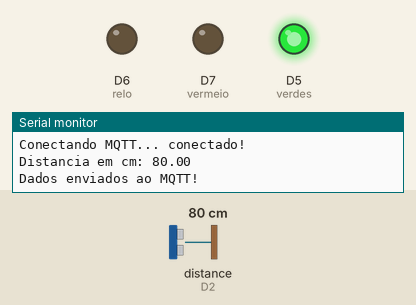
Simulated run of this sketch. Board: ESP8266 (NodeMCU). Parts: output pins drawn as LEDs (lit = HIGH), the last lines printed to the serial monitor. Inputs (shaded band) come from the test bench; at power-on: distance to the obstacle (sensor on D2) 80 cm. The echo pulse lasts 58.3 µs per cm; WiFi joins after 1.5 s; servers stay silent unless stated; no MQTT or app messages arrive unless stated.

Above: at 2.7 s.
2.8 s: distance to the obstacle (sensor on D2) set to 17 cm
5.5 s: distance to the obstacle (sensor on D2) set to 13 cm
At 7.0 s:
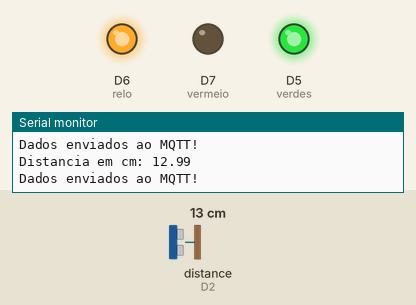
8.2 s: distance to the obstacle (sensor on D2) set to 10 cm
10.9 s: distance to the obstacle (sensor on D2) set to 7 cm
At 13.0 s:
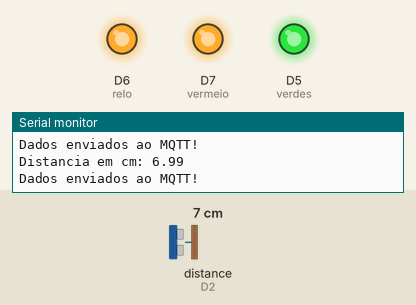
13.6 s: distance to the obstacle (sensor on D2) set to 9 cm
At 16.2 s:
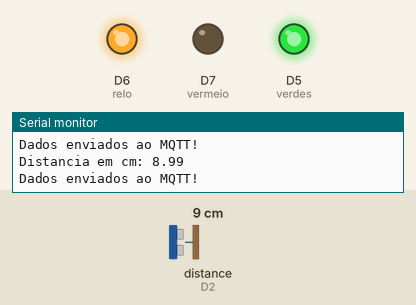
17.0 s: distance to the obstacle (sensor on D2) set to 2 cm
At 19.0 s:
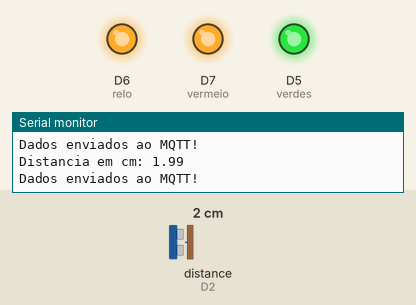
Timing chart, 0 to 20.5 s (numbered marks = the images above; inputs shaded):
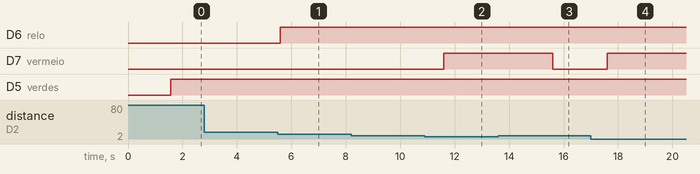

The sketch:

MqttUlrasonico.ino
```cpp
#include <ESP8266WiFi.h>
#include <WiFiClientSecure.h>
#include <PubSubClient.h>
#include <Ultrasonic.h>

// ======================
// WIFI
// ======================
const char* ssid = "ifmachado";
const char* password = "";

// ======================
// HIVEMQ CLOUD
// ======================
const char* mqtt_server = "c28d5a3ca24a4d259fca9e54afea7665.s1.eu.hivemq.cloud";
const int mqtt_port = 8883;  // Porta nativa criptografada para microcontroladores

// ======================
// USUARIO MQTT
// ======================
const char* mqtt_user = "Dog_mals";

// ======================
// SENHA MQTT
// ======================
const char* mqtt_password = "Jurema10";

// ======================
// TOPICOS MQTT
// ======================
const char* topico = "HydroMonitor/Ultrassonico";

// ======================
// SENSOR Ultrasonico
// ======================
#define pino_trigger D1
#define pino_echo D2
#define vermeio D7
#define relo D6
#define verdes D5

Ultrasonic ultrasonic(pino_trigger, pino_echo);

// ======================
// MQTT CLIENT DEFINITION
// ======================
WiFiClientSecure espClient;
PubSubClient client(espClient);

void setup_wifi() {
  WiFi.begin(ssid, password);
  Serial.print("Conectando WiFi");
  while (WiFi.status() != WL_CONNECTED) {
    delay(500);
    Serial.print(".");
  }
  Serial.println();
  Serial.println("WiFi conectado!");
}

void reconnect() {
  String clientId = "ESP8266-" + String(ESP.getChipId());
  while (!client.connected()) {
    Serial.print("Conectando MQTT...");
    // Conexão autenticada ao broker cloud
    if (client.connect(clientId.c_str(), mqtt_user, mqtt_password)) {
      Serial.println(" conectado!");
    } else {
      Serial.print("Erro MQTT: ");
      Serial.println(client.state());
      delay(2000);
    }
  }
}

// ======================
// SETUP
// ======================
void setup() {
  Serial.begin(9600);
  setup_wifi();

  espClient.setInsecure();  // Ignora a validação rígida de certificado SSL no ESP para simplificar
  client.setServer(mqtt_server, mqtt_port);

  pinMode(vermeio, OUTPUT);
  pinMode(relo, OUTPUT);
  pinMode(verdes, OUTPUT);

  Serial.println("Sistema Pronto. Lendo dados do sensor...");
}

// ======================
// LOOP PRINCIPAL
// ======================
void loop() {
  if (!client.connected()) {
    reconnect();
  }
  client.loop();

  // Variáveis para captação física do pulso
  float cmMsec;
  long microsec = ultrasonic.timing();

  // Conversão de tempo para centímetros reais
  cmMsec = ultrasonic.convert(microsec, Ultrasonic::CM);
  Serial.print("Distancia em cm: ");
  Serial.println(cmMsec);

  // Lógica de atuação física dos LEDs indicadores locais
  if (cmMsec >= 15) {
    digitalWrite(vermeio, LOW);
    digitalWrite(relo, LOW);
    digitalWrite(verdes, HIGH);
  }
  if (cmMsec < 15 && cmMsec >= 8) {
    digitalWrite(vermeio, LOW);
    digitalWrite(relo, HIGH);
    digitalWrite(verdes, HIGH);
  }
  if (cmMsec < 8) {
    digitalWrite(vermeio, HIGH);
    digitalWrite(relo, HIGH);
    digitalWrite(verdes, HIGH);
  }

  // ======================
  // ENVIO MQTT REAL
  // ======================
  client.publish(topico, String(cmMsec).c_str());
  Serial.println("Dados enviados ao MQTT!");

  // Aguarda 2 segundos para a próxima leitura estruturada
  delay(2000);
}
```

Measured:
- the behaviour switches between 15 and 14 cm on distance to the obstacle (sensor on D2) (found by bisection; images 0 and 1)
- the behaviour switches between 9 and 8 cm on distance to the obstacle (sensor on D2) (found by bisection; images 1 and 2)
- after the input at 5.5 s, D6 (relo): LOW → HIGH after 0.09 s
- after the input at 10.9 s, D7 (vermeio): LOW → HIGH after 0.69 s
- after the input at 13.6 s, D7 (vermeio): HIGH → LOW after 2.0 s
- after the input at 17.0 s, D7 (vermeio): LOW → HIGH after 0.60 s
